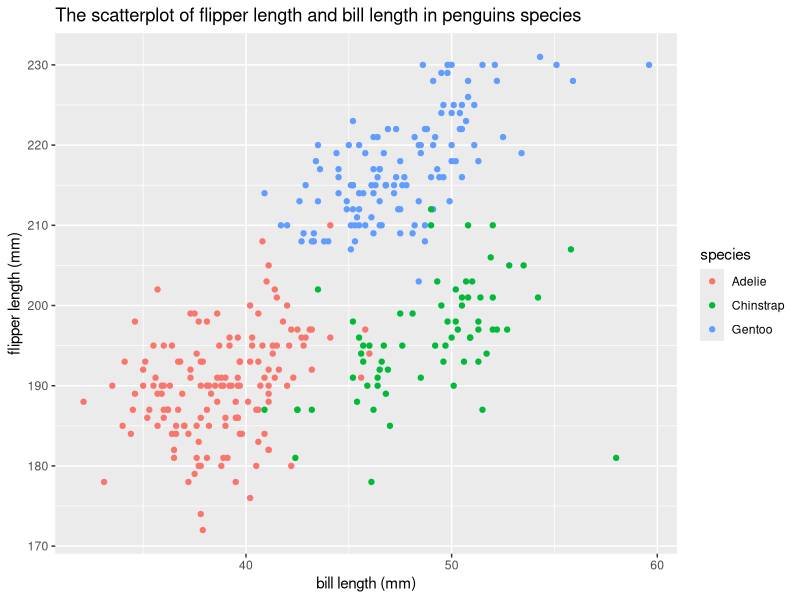
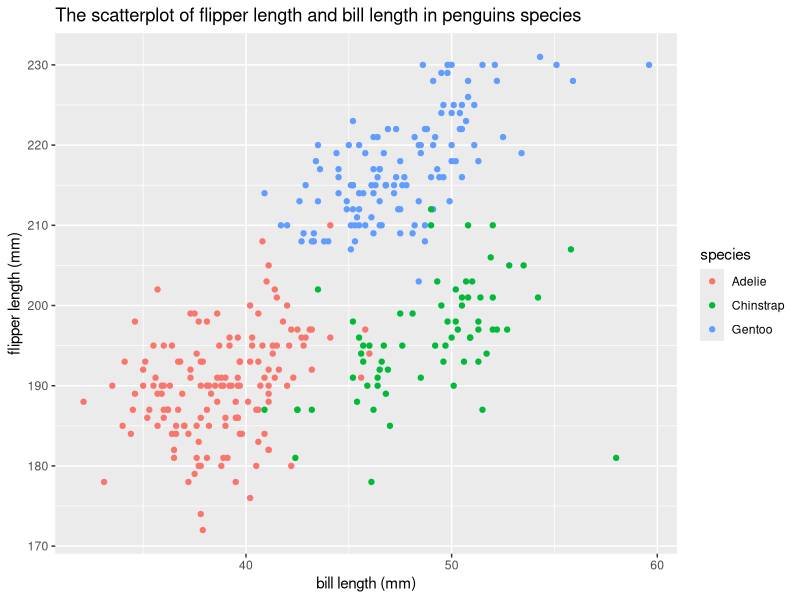

Reproduce these figures in R, in order.
## ---- chunk 1
library(tidyverse)
example_df = tibble(
  vec_df = rnorm(10),
  vec_logical = vec_df > 0,
  vec_char = c("a", "b", "c", "d", "e", "f", "g", "h", "i", "j"),
  vec_factor = factor(c("mid", "low", "high", "mid", "low", "mid", "low", "high", "high", "low"))
)
## ---- chunk 2
mean_vec_df = mean(pull(example_df, vec_df))
mean_vec_logical = mean(pull(example_df, vec_logical))
mean_vec_char = mean(pull(example_df, vec_char))
mean_vec_factor = mean(pull(example_df, vec_factor))
## ---- chunk 3
con_mean_vec_logical = mean(as.numeric(pull(example_df, vec_logical)))
con_mean_vec_char = mean(as.numeric(pull(example_df, vec_char)))
con_mean_vec_factor = mean(as.numeric(pull(example_df, vec_factor)))
## ---- chunk 4
data("penguins", package = "palmerpenguins")
## ---- chunk 5
library(ggplot2)

ggplot(data = penguins, aes(x = bill_length_mm, y = flipper_length_mm, color = species)) + 
  geom_point() + 
  labs(title = "The scatterplot of flipper length and bill length in penguins species", 
       x = "bill length (mm)", 
       y = "flipper length (mm)")

ggsave("The scatterplot of flipper length and bill length in penguins species.pdf")
